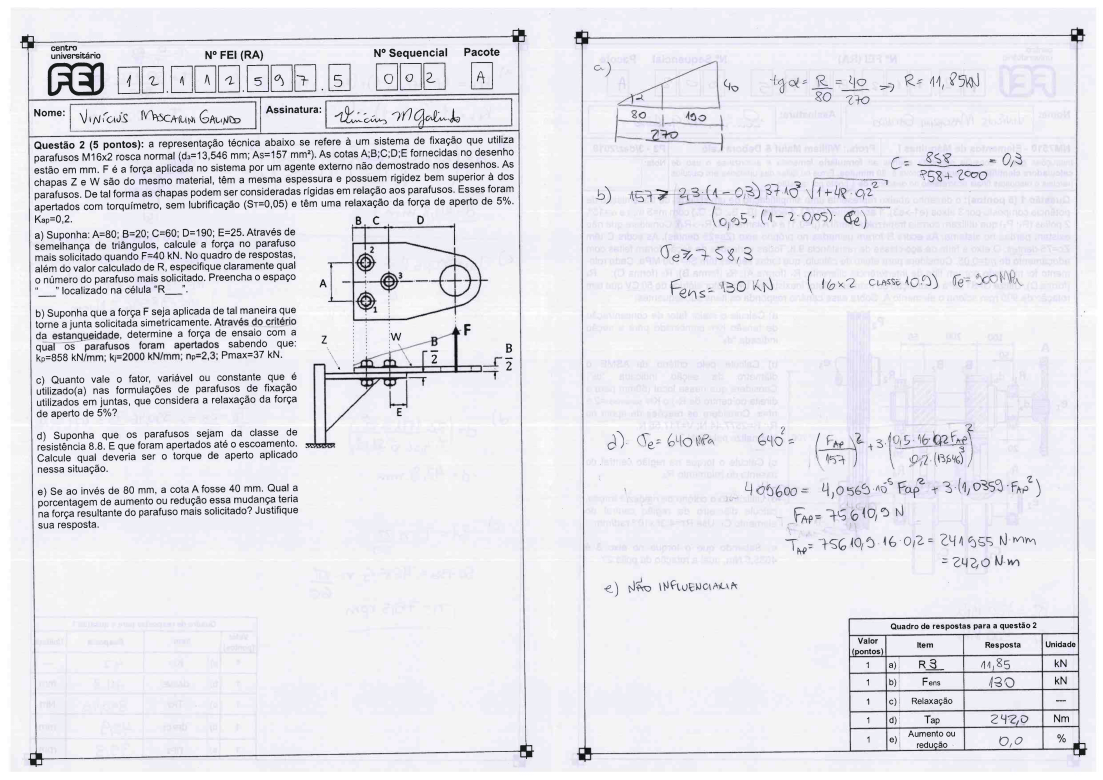
#> input picture database_files/exams/NM7510_P3_A_2019_2/NM7510_P3_pacote_A_2_sem_2019-04.png, 3307 x 2338 px, found by its file name (shown at 1/3 size)
$ python VersaoDadosFinal_3.py.py
#> lines starting #> are read from the running program, lines starting #| are printed output that depends on the picture
import cv2
import numpy as np

img = cv2.imread("database_files/exams/NM7510_P3_A_2019_2/NM7510_P3_pacote_A_2_sem_2019-04.png",1)
#> img is the input picture: shape (2338, 3307, 3); mean B, G, R 236.1, 230.1, 230.6
gray_img = cv2.cvtColor(img, cv2.COLOR_BGR2GRAY)

template = cv2.imread('database_files/track_markers/template.png',cv2.IMREAD_GRAYSCALE)
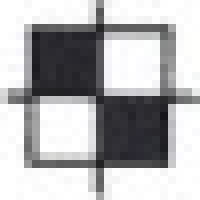
#> input picture database_files/track_markers/template.png, 25 x 25 px, found by its file name (shown 8 times larger)
#> template: shape (25, 25); min 21, max 255, mean 180.5
w, h = template.shape[::-1]
#> w = 25; h = 25

result = cv2.matchTemplate(gray_img, template, cv2.TM_CCOEFF_NORMED)
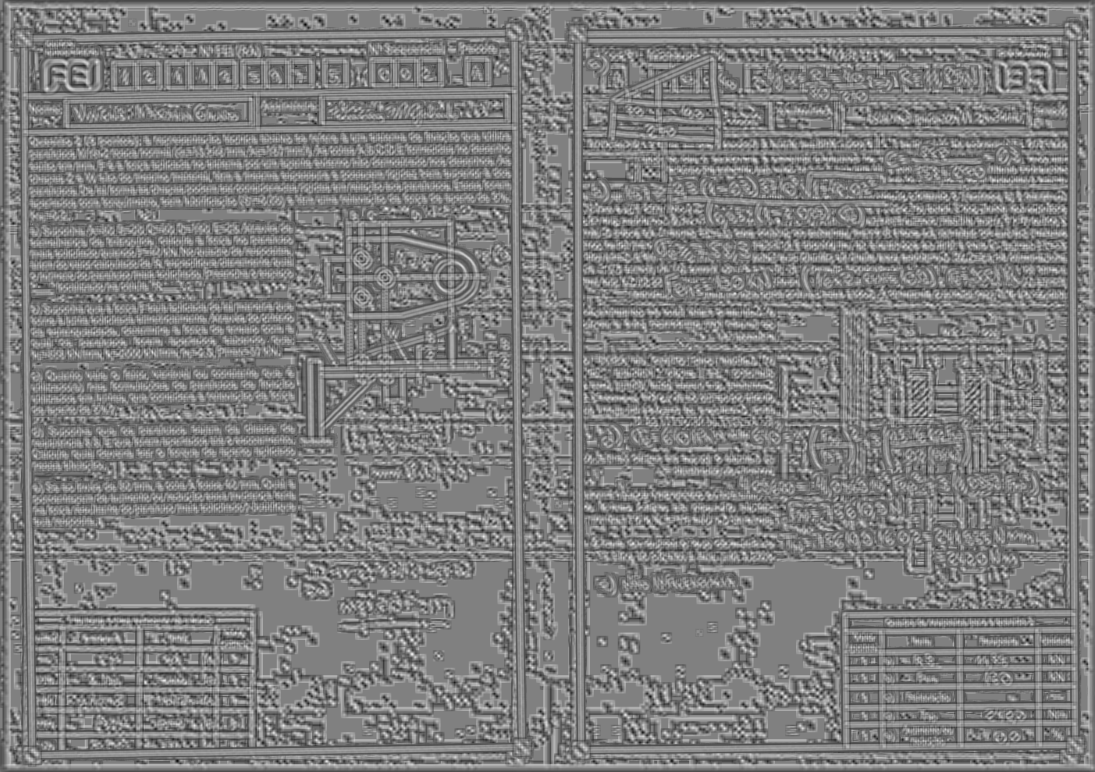
#> result: shape (2314, 3283) float32 (shown at 1/3 size); min -0.669, max 0.663, mean -0.00879; drawn with min black and max white
loc = np.where(result >= 0.659)
#> loc = ([639, 1962], [1492, 1236])

for rt in zip(*loc[::-1]):
    cv2.rectangle(img, rt, (rt[0] + w, rt[1] + h), (0, 255, 0), 3)
#> this loop made 2 passes
#> rt on passes 1 to 2: (1492, 639), (1236, 1962)

template2 = cv2.imread('database_files/track_markers/template2.png',cv2.IMREAD_GRAYSCALE)
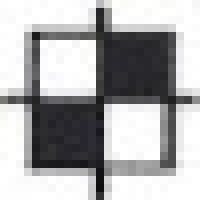
#> input picture database_files/track_markers/template2.png, 25 x 25 px, found by its file name (shown 8 times larger)
#> template2: shape (25, 25); min 14, max 255, mean 174.8
r, f = template2.shape[::-1]
#> r = 25; f = 25

result2 = cv2.matchTemplate(gray_img, template2, cv2.TM_CCOEFF_NORMED)
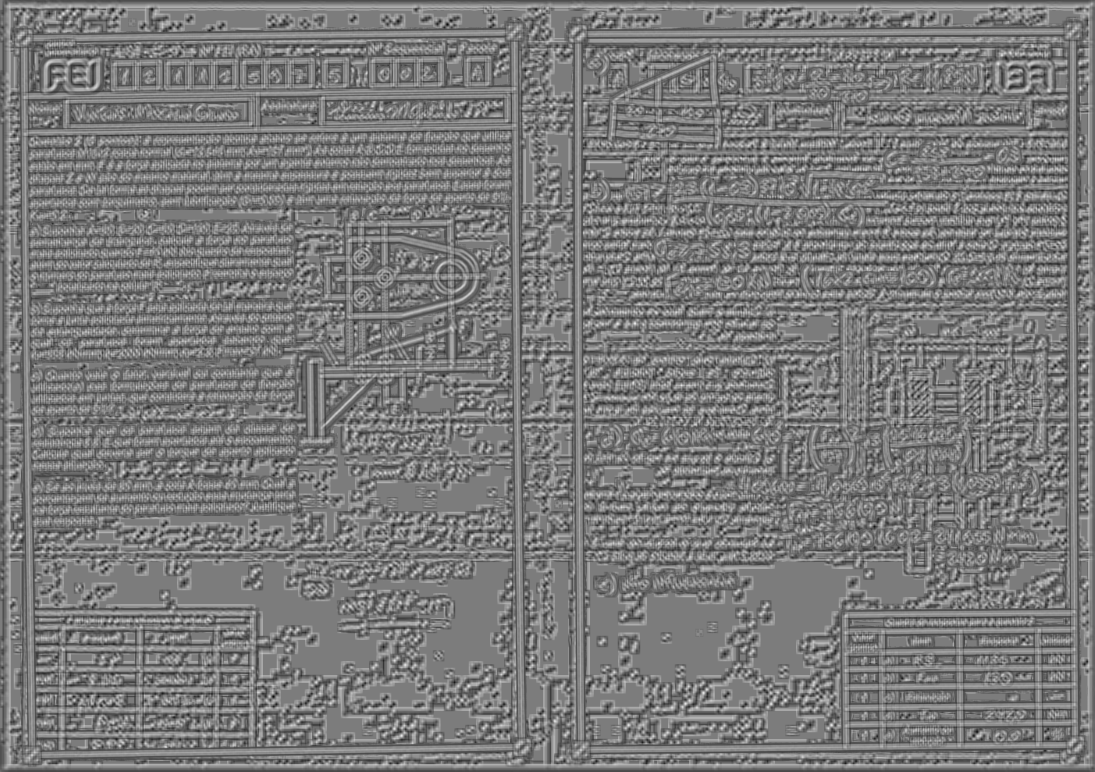
#> result2: shape (2314, 3283) float32 (shown at 1/3 size); min -0.633, max 0.663, mean -0.00895; drawn with min black and max white
loc2 = np.where(result2 >= 0.659)
#> loc2 = ([1097], [3252])

for pt in zip(*loc2[::-1]):
    cv2.rectangle(img, pt, (pt[0] + r, pt[1] + f), (0, 255, 0), 3)
#> this loop made 1 pass
#> pt on pass 1: (3252, 1097)

if pt [0]<1600: #Par
    print("{},{},{},{}".format(rt[0],rt[1],pt[0],pt[1]))
    img = img[pt[0]+int(w*1.5):pt[0]+340, pt[0]+w:rt[0]]

    RA1=img [43:102, 223:278]
    cv2.imshow("RA-1", RA1)
    cv2.waitKey(0)

    #Salvar Imagem
    cv2.imwrite("RA1.jpg", RA1)

    RA2=img [42:102, 293:348]
    cv2.imshow("RA-2", RA2)
    cv2.waitKey(0)

    #Salvar Imagem
    cv2.imwrite("RA2.jpg", RA2)

    RA3=img [41:102, 379:435]
    cv2.imshow("RA-3", RA3)
    cv2.waitKey(0)

    #Salvar Imagem
    cv2.imwrite("RA3.jpg", RA3)

    RA4=img [40:102, 453:505]
    cv2.imshow("RA-4", RA4)
    cv2.waitKey(0)

    #Salvar Imagem
    cv2.imwrite("RA4.jpg", RA4)

    RA5=img [40:100, 523:575]
    cv2.imshow("RA-5", RA5)
    cv2.waitKey(0)

    #Salvar Imagem
    cv2.imwrite("RA5.jpg", RA5)

    RA6=img [40:100, 610:660]
    cv2.imshow("RA-6", RA6)
    cv2.waitKey(0)

    #Salvar Imagem
    cv2.imwrite("RA6.jpg", RA6)

    RA7=img [40:100, 690:735]
    cv2.imshow("RA-7", RA7)
    cv2.waitKey(0)

    #Salvar Imagem
    cv2.imwrite("RA7.jpg", RA7)

    RA8=img [40:98, 753:800]
    cv2.imshow("RA-8", RA8)
    cv2.waitKey(0)

    #Salvar Imagem
    cv2.imwrite("RA8.jpg", RA8)

    RA9=img [40:98, 853:905]
    cv2.imshow("RA-9", RA9)
    cv2.waitKey(0)

    #Salvar Imagem
    cv2.imwrite("RA9.jpg", RA9)

    Sequencial1=img [40:98, 998:1050]
    cv2.imshow("Sequencial-1", Sequencial1)
    cv2.waitKey(0)

    #Salvar Imagem
    cv2.imwrite("Sequencial1.jpg", Sequencial1)

    Sequencial2=img [40:98, 1065:1120]
    cv2.imshow("Sequencial-2", Sequencial2)
    cv2.waitKey(0)

    #Salvar Imagem
    cv2.imwrite("Sequencial2.jpg", Sequencial2)

    Sequencial3=img [40:95, 1135:1190]
    cv2.imshow("Sequencial-3", Sequencial3)
    cv2.waitKey(0)

    #Salvar Imagem
    cv2.imwrite("Sequencial3.jpg", Sequencial3)

    Pacote=img [40:95, 1280:1335]
    cv2.imshow("Pacote", Pacote)
    cv2.waitKey(0)

    #Salvar Imagem
    cv2.imwrite("Pacote.jpg", Pacote)

    Nome=img [145:215, 73:625]
    cv2.imshow("Nome", Nome)
    cv2.waitKey(0)

    #Salvar Imagem
    cv2.imwrite("Nome.jpg", Nome)

    Assinatura=img [135:205, 840:1375]
    cv2.imshow("Assinatura", Assinatura)
    cv2.waitKey(0)

    #Salvar Imagem
    cv2.imwrite("Assinatura.jpg", Assinatura)

else:
    if rt[0]<1650: #Impar

        print("{},{},{},{}".format(rt[0],rt[1],pt[0],pt[1]))
#| 1236,1962,3252,1097
    img = img[pt[0]+int(w*1.5)-1650:pt[0]+340-1630, pt[0]+w-1650:rt[0]-1630]
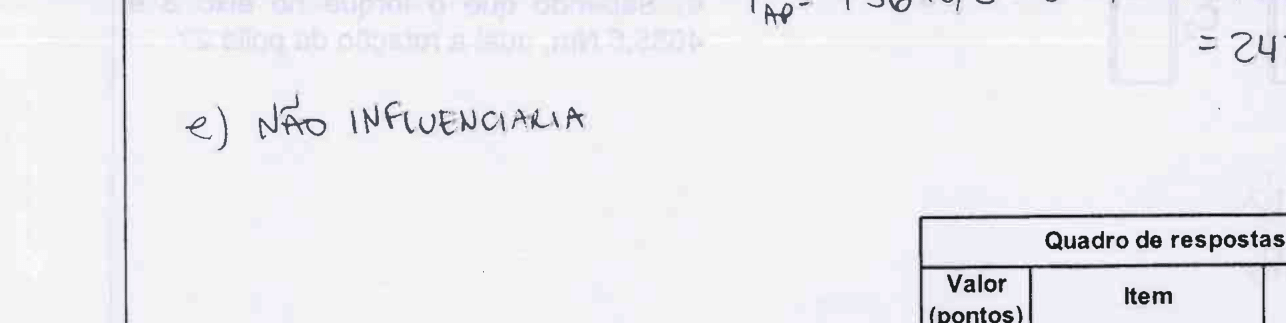
#> img: shape (323, 1286, 3); mean B, G, R 240.4, 237.2, 237.5


    RA1=img [66:123, 240:298]
    cv2.imshow("RA-1", RA1)
    cv2.waitKey(0)

    #Salvar Imagem
    cv2.imwrite("RA1.jpg", RA1)

    RA2=img [66:123, 313:370]
    cv2.imshow("RA-2", RA2)
    cv2.waitKey(0)

    #Salvar Imagem
    cv2.imwrite("RA2.jpg", RA2)

    RA3=img [66:123, 400:460]
    cv2.imshow("RA-3", RA3)
    cv2.waitKey(0)

    #Salvar Imagem
    cv2.imwrite("RA3.jpg", RA3)

    RA4=img [66:123, 473:530]
    cv2.imshow("RA-4", RA4)
    cv2.waitKey(0)

    #Salvar Imagem
    cv2.imwrite("RA4.jpg", RA4)

    RA5=img [66:123, 545:603]
    cv2.imshow("RA-5", RA5)
    cv2.waitKey(0)

    #Salvar Imagem
    cv2.imwrite("RA5.jpg", RA5)

    RA6=img [66:123, 633:688]
    cv2.imshow("RA-6", RA6)
    cv2.waitKey(0)

    #Salvar Imagem
    cv2.imwrite("RA6.jpg", RA6)

    RA7=img [66:123, 705:760]
#> RA7: shape (57, 55, 3); every value is 244
    cv2.imshow("RA-7", RA7)
    cv2.waitKey(0)

    #Salvar Imagem
    cv2.imwrite("RA7.jpg", RA7)

    RA8=img [66:123, 705:760]
    cv2.imshow("RA-8", RA8)
    cv2.waitKey(0)

    #Salvar Imagem
    cv2.imwrite("RA8.jpg", RA8)

    RA9=img [66:123, 775:830]
    cv2.imshow("RA-9", RA9)
    cv2.waitKey(0)

    #Salvar Imagem
    cv2.imwrite("RA9.jpg", RA9)

    Sequencial1=img [66:123, 1023:1075]
#> Sequencial1: shape (57, 52, 3); every value is 244
    cv2.imshow("Sequencial-1", Sequencial1)
    cv2.waitKey(0)

    #Salvar Imagem
    cv2.imwrite("Sequencial1.jpg", Sequencial1)

    Sequencial2=img [66:123, 1090:1147]
    cv2.imshow("Sequencial-2", Sequencial2)
    cv2.waitKey(0)

    #Salvar Imagem
    cv2.imwrite("Sequencial2.jpg", Sequencial2)

    Sequencial3=img [66:123, 1163:1220]
    cv2.imshow("Sequencial-3", Sequencial3)
    cv2.waitKey(0)

    #Salvar Imagem
    cv2.imwrite("Sequencial3.jpg", Sequencial3)

    Pacote=img [66:123, 1305:1360]
#> Pacote = empty array
    cv2.imshow("Pacote", Pacote)
    cv2.waitKey(0)

    #Salvar Imagem
    cv2.imwrite("Pacote.jpg", Pacote)

    Nome=img [173:241, 93:625]
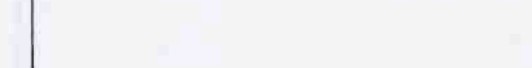
#> Nome: shape (68, 532, 3); mean B, G, R 244, 242.8, 243
    cv2.imshow("Nome", Nome)
    cv2.waitKey(0)

    #Salvar Imagem
    cv2.imwrite("Nome.jpg", Nome)

    Assinatura=img [175:242, 870:1375]
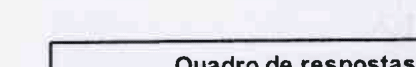
#> Assinatura: shape (67, 416, 3); mean B, G, R 229.3, 222.9, 223.4
    cv2.imshow("Assinatura", Assinatura)
    cv2.waitKey(0)

    #Salvar Imagem
    cv2.imwrite("Assinatura.jpg", Assinatura)

cv2.destroyAllWindows()
